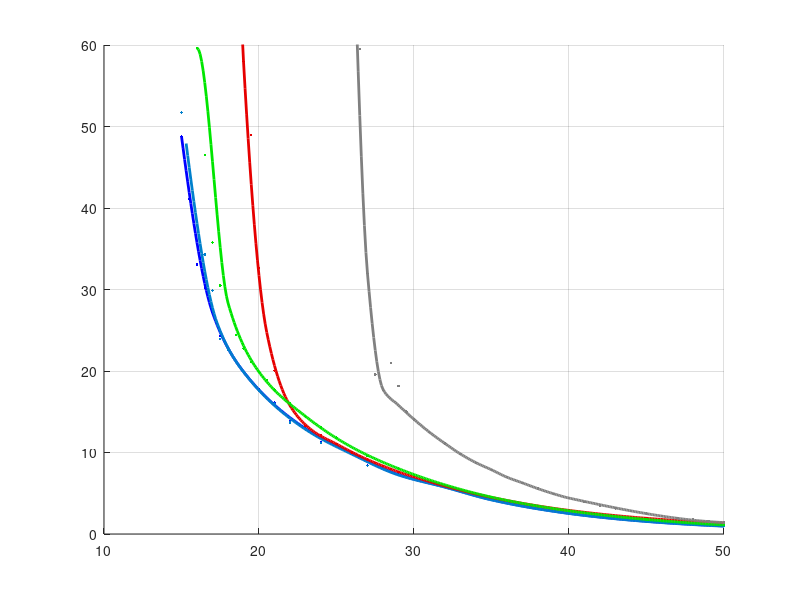

The MATLAB source for this figure:

load('Stat.mat', 'StatFile');

clear SFS;
j1 = 0; j2 = 0; j3 = 0; j4 = 0; j5 = 0; j6 = 0; j7 = 0; j8 =0; j9 =0; j10 =0;  j11 =0; 
for i = 1:StatFile.len_qcno_dB

    if StatFile.NArgMax(i) > 0
        j1 = j1+ 1;
        SFS.qcno_dB_ArgMax(j1) = StatFile.qcno_dB(i);
        SFS.EArgMax(j1) = StatFile.ArgMax(i) / StatFile.NArgMax(i);
    end
    
    if StatFile.NMean(i) > 0
        j2 = j2 + 1;
        SFS.qcno_dB_Mean(j2) = StatFile.qcno_dB(i);
        SFS.EMean(j2) = StatFile.Mean(i) / StatFile.NMean(i);
    end
    
    if StatFile.NKalm(i) > 0
        j3 = j3 + 1;
        SFS.qcno_dB_Kalm(j3) = StatFile.qcno_dB(i);
        SFS.EKalm(j3) = StatFile.Kalm(i) / StatFile.NKalm(i);
    end    
    
    if StatFile.NKalm2(i) > 0
        j4 = j4 + 1;
        SFS.qcno_dB_Kalm2(j4) = StatFile.qcno_dB(i);
        SFS.EKalm2(j4) = StatFile.Kalm2(i) / StatFile.NKalm2(i);
    end      
    
    if StatFile.KalmBand2(i) > 0
        j5 = j5 + 1;
        SFS.qcno_dB_KalmBand2(j5) = StatFile.qcno_dB(i);
        SFS.KalmBand2(j5) = StatFile.KalmBand2(i);
    end         
    
    if StatFile.KalmBand(i) > 0
        j6 = j6 + 1;
        SFS.qcno_dB_KalmBand(j6) = StatFile.qcno_dB(i);
        SFS.KalmBand(j6) = StatFile.KalmBand(i);
    end        
    
    if StatFile.NKalm2_w0(i) > 0
        j7 = j7 + 1;
        SFS.qcno_dB_Kalm2_w0(j7) = StatFile.qcno_dB(i);
        SFS.EKalm2_w0(j7) = StatFile.Kalm2_w0(i) / StatFile.NKalm2_w0(i);
    end    
    
    if StatFile.NBigKalm2_w0(i) > 0
        j8 = j8 + 1;
        SFS.qcno_dB_BigKalm2_w0(j8) = StatFile.qcno_dB(i);
        SFS.EBigKalm2_w0(j8) = StatFile.BigKalm2_w0(i) / StatFile.NBigKalm2_w0(i);
    end     
    
    if StatFile.NBigKalm2(i) > 0
        j9 = j9 + 1;
        SFS.qcno_dB_BigKalm2(j9) = StatFile.qcno_dB(i);
        SFS.EBigKalm2(j9) = StatFile.BigKalm2(i) / StatFile.NBigKalm2(i);
    end           
    
    if StatFile.NK2PLL(i) > 0
        j10 = j10 + 1;
        SFS.qcno_dB_K2PLL(j10) = StatFile.qcno_dB(i);
        SFS.EK2PLL(j10) = StatFile.K2PLL(i) / StatFile.NK2PLL(i);
    end       
    
    if StatFile.NKalm2_w0_corr(i) > 0
        j11 = j11 + 1;
        SFS.qcno_dB_Kalm2_w0_corr(j11) = StatFile.qcno_dB(i);
        SFS.EKalm2_w0_corr(j11) = StatFile.Kalm2_w0_corr(i) / StatFile.NKalm2_w0_corr(i);
    end         
end

qcno_dB = 10:1:50;
Profile = 1;

if Profile == 1
    qcno_dB_ArgMax1 = [15:2:20 23:3:50]; EArgMax = interp1(SFS.qcno_dB_ArgMax, SFS.EArgMax*360, qcno_dB_ArgMax1, 'cubic');
    qcno_dB_ArgMax = 14:0.1:50; EArgMax = interp1(qcno_dB_ArgMax1, EArgMax, qcno_dB_ArgMax, 'cubic');
    
    qcno_dB_Mean1 = [15.3:2:20 23:3:50]; EMean = interp1(SFS.qcno_dB_Mean, SFS.EMean*360, qcno_dB_Mean1, 'cubic');
    qcno_dB_Mean = 14:0.1:50; EMean = interp1(qcno_dB_Mean1, EMean, qcno_dB_Mean, 'cubic');

    qcno_dB_BigKalm21 = [15:1.8:30 35 40 45 49]; EBigKalm2 = interp1(SFS.qcno_dB_BigKalm2, SFS.EBigKalm2*360, qcno_dB_BigKalm21, 'cubic');
    qcno_dB_BigKalm2 = 15:0.1:50; EBigKalm2 = interp1(qcno_dB_BigKalm21, EBigKalm2, qcno_dB_BigKalm2, 'cubic');  
    
    SFS.EBigKalm2_w0 = SFS.EBigKalm2_w0 + 0.0013;
    qcno_dB_BigKalm2_w01 = [16:1.5:30 35 40 45 50]; EBigKalm2_w0 = interp1(SFS.qcno_dB_BigKalm2_w0, SFS.EBigKalm2_w0*360, qcno_dB_BigKalm2_w01, 'cubic');
    qcno_dB_BigKalm2_w0 = 16:0.1:50; EBigKalm2_w0 = interp1(qcno_dB_BigKalm2_w01, EBigKalm2_w0, qcno_dB_BigKalm2_w0, 'cubic'); 
    
%     SFS.qcno_dB_Kalm2(1:9) = SFS.qcno_dB_Kalm2(1:9) - 0.4;
%     SFS.qcno_dB_Kalm2(9) = SFS.qcno_dB_Kalm2(9) - 0.1;
    qcno_dB_Kalm21 =[16:1:20 23:3:50]; EKalm2 = interp1(SFS.qcno_dB_Kalm2, SFS.EKalm2*360, qcno_dB_Kalm21, 'cubic');
    qcno_dB_Kalm2 = 15:0.1:50; EKalm2 = interp1(qcno_dB_Kalm21, EKalm2, qcno_dB_Kalm2, 'cubic');       

%     qcno_dB_Kalm2_w0_corr1 = [18:3.5:30 35 50]; EKalm2_w0_corr = interp1(SFS.qcno_dB_Kalm2_w0_corr, SFS.EKalm2_w0_corr*360, qcno_dB_Kalm2_w0_corr1, 'cubic');
%     qcno_dB_Kalm2_w0_corr = 18:0.1:50; EKalm2_w0_corr = interp1(qcno_dB_Kalm2_w0_corr1, EKalm2_w0_corr, qcno_dB_Kalm2_w0_corr, 'cubic');       
    
    qcno_dB_Kalm2_w01 = [14:2:20 23:3:50]; EKalm2_w0 = interp1(SFS.qcno_dB_Kalm2_w0, SFS.EKalm2_w0*360, qcno_dB_Kalm2_w01, 'cubic');
    qcno_dB_Kalm2_w0 = 15:0.1:50; EKalm2_w0 = interp1(qcno_dB_Kalm2_w01, EKalm2_w0, qcno_dB_Kalm2_w0, 'cubic');       
    
    qcno_dB_K2PLL1 = [16:1:40 50]; EK2PLL = interp1(SFS.qcno_dB_K2PLL, SFS.EK2PLL*360, qcno_dB_K2PLL1, 'cubic');
    EK2PLL(14) = 15.8;
    qcno_dB_K2PLL = 18:0.1:50; EK2PLL = interp1(qcno_dB_K2PLL1, EK2PLL, qcno_dB_K2PLL, 'cubic');  
end


figure(1); 
% plot(SFS.qcno_dB_ArgMax, SFS.EArgMax, SFS.qcno_dB_Mean, SFS.EMean, SFS.qcno_dB_BigKalm2, SFS.EBigKalm2, SFS.qcno_dB_BigKalm2_w0, SFS.EBigKalm2_w0,  SFS.qcno_dB_Kalm2, SFS.EKalm2, SFS.qcno_dB_Kalm2_w0, SFS.EKalm2_w0, SFS.qcno_dB_K2PLL, SFS.EK2PLL)
% plot(SFS.qcno_dB_ArgMax, SFS.EArgMax*360, 'blue.', qcno_dB, EArgMax, 'blue', SFS.qcno_dB_Mean, SFS.EMean*360, SFS.qcno_dB_BigKalm2, SFS.EBigKalm2*360, SFS.qcno_dB_BigKalm2_w0, SFS.EBigKalm2_w0*360,  SFS.qcno_dB_Kalm2, SFS.EKalm2*360, SFS.qcno_dB_Kalm2_w0, SFS.EKalm2_w0*360, SFS.qcno_dB_Kalm2_w0_corr, SFS.EKalm2_w0_corr*360, SFS.qcno_dB_K2PLL, SFS.EK2PLL*360)
cla
hold on
p = plot(SFS.qcno_dB_ArgMax, SFS.EArgMax*360, '.', qcno_dB_ArgMax, EArgMax, 'LineWidth', 2);  set(p, 'Color', [0, 0, 1]);
p = plot(SFS.qcno_dB_Mean, SFS.EMean*360, '.', qcno_dB_Mean, EMean,  'LineWidth', 2); set(p, 'Color', [0.0, 0.5, 0.8]);
% p = plot(SFS.qcno_dB_BigKalm2, SFS.EBigKalm2*360, '.', qcno_dB_BigKalm2, EBigKalm2, 'LineWidth', 2); set(p, 'Color', [1, 0, 0]);
p = plot(SFS.qcno_dB_BigKalm2_w0, SFS.EBigKalm2_w0*360, '.', qcno_dB_BigKalm2_w0, EBigKalm2_w0, 'LineWidth', 2); set(p, 'Color', [0.9, 0, 0]);
% p = plot(SFS.qcno_dB_Kalm2, SFS.EKalm2*360, '.', qcno_dB_Kalm2, EKalm2, 'LineWidth', 2); set(p, 'Color', [0, 1, 0]); 
% % p = plot(SFS.qcno_dB_Kalm2_w0_corr, SFS.EKalm2_w0_corr*360, '.', qcno_dB_Kalm2_w0_corr, EKalm2_w0_corr, 'LineWidth', 2); set(p, 'Color', [0, 0.7, 0.4]);
p = plot(SFS.qcno_dB_Kalm2_w0, SFS.EKalm2_w0*360, '.', qcno_dB_Kalm2_w0, EKalm2_w0, 'LineWidth', 2); set(p, 'Color', [0, 0.9, 0]);
p = plot(SFS.qcno_dB_K2PLL, SFS.EK2PLL*360, '.', qcno_dB_K2PLL, EK2PLL, 'LineWidth', 2); set(p, 'Color', [0.5, 0.5, 0.5]);
hold off

% ylabel('RMS error of phase difference, deg') 
% xlabel('q_{c/n0}, dBHz')
% ylim([0 0.15]);
ylim([0 60]);
% legend( 'ArgMax', 'Mean', 'BigKalm', 'BigKalm_{w0}', 'Kalm2', 'Kalm2_{w0}', 'Kalm2_{w0}_{corr}', '2PLL');
grid on

pos = get(gcf, 'Position');
pos(3) =   560 *1.3;
set(gcf, 'Position', pos);